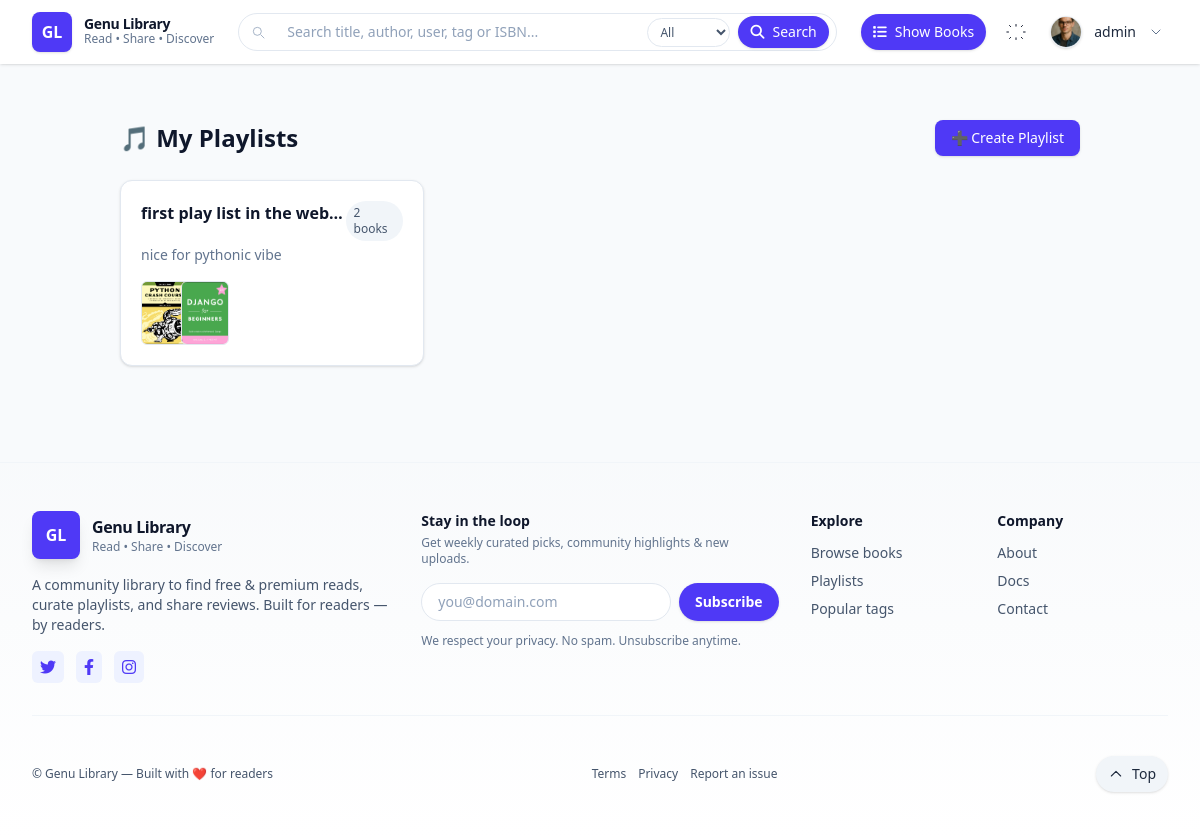
/books/playlists/ (signed in), run on the app's committed database.
### accounts/models.py (models this page shows, shortened)
class ProfileModel(models.Model):
    user = models.OneToOneField(User, on_delete=models.CASCADE, related_name='profile')
    avatar = models.ImageField(upload_to="profiles/", blank=True, null=True)  # profile picture
    name = models.CharField(max_length=100, blank=True)
    age = models.IntegerField(blank=True, null=True)
    balance = models.IntegerField(default=0)
    gender = models.CharField(choices=GENDER_CHOICES, max_length=10, default='o')
    address = models.TextField(blank=True)
    phone = models.CharField(max_length=15, blank=True)
    social_link = models.URLField(blank=True)
    is_varified = models.BooleanField(default=False)

### books/models.py (models this page shows, shortened)
class Playlist(models.Model):
    user = models.ForeignKey(User, on_delete=models.CASCADE, related_name="playlists")
    name = models.CharField(max_length=100)
    description = models.TextField(blank=True)
    books = models.ManyToManyField("Books", related_name="in_playlists", blank=True)
    created_at = models.DateTimeField(auto_now_add=True)

class Books(models.Model):
    uploader = models.ForeignKey(User, on_delete=models.CASCADE)
    title = models.CharField(max_length=100)
    tag = models.ManyToManyField(Tag, blank=True)
    author = models.CharField(max_length=100)
    description = models.CharField(max_length=1000)
    upload_date = models.DateTimeField(auto_now_add=True)
    update_date = models.DateTimeField(auto_now=True)
    slug = models.SlugField(max_length=100, unique=True)
    cover_page = models.ImageField(upload_to="cover_pages/", blank=True, null=True)
    book_file = models.FileField(
        upload_to="books/",
        blank=True,
        null=True
    )
    visibility = models.CharField(max_length=10, choices=VISIBILITY_CHOICES, default="public")
    price = models.IntegerField()

### books/views.py (the view)
# urls.py: path('playlists/', PlaylistListView.as_view(), name='playlist_list'),
class PlaylistListView(LoginRequiredMixin, ListView):
    model = Playlist
    template_name = 'books/playlist_list.html'
    context_object_name = 'playlists'
    def get_queryset(self):
        return Playlist.objects.filter(user=self.request.user).prefetch_related('books')

### books/templates/books/playlist_list.html (shortened to what this page needs)
{% extends "base.html" %}
{% load widget_tweaks %}
{% block content %}
<div class="max-w-5xl mx-auto px-4 sm:px-6 lg:px-8 py-8">
  <div class="flex items-center justify-between mb-6">
    <h1 class="text-2xl font-bold text-slate-900 dark:text-slate-100 flex items-center gap-2">
      🎵 My Playlists
    </h1>
    <a href="{% url 'books:playlist_add' %}"
       class="inline-flex items-center gap-2 px-4 py-2 rounded-lg bg-indigo-600 text-white text-sm font-medium shadow hover:bg-indigo-700">
      ➕ Create Playlist
    </a>
  </div>
  <div class="grid grid-cols-1 sm:grid-cols-2 lg:grid-cols-3 gap-6">
    {% for playlist in playlists %}
      <article class="p-5 rounded-xl border border-slate-200 dark:border-slate-800 bg-white dark:bg-slate-900 shadow-sm hover:shadow-md transition">
        <div class="flex items-start justify-between">
          <h2 class="font-semibold text-slate-900 dark:text-slate-100 truncate">
            <a href="{% url 'books:playlist_detail' playlist.id %}" class="hover:text-indigo-600">
              {{ playlist.name }}
            </a>
          </h2>
          <span class="text-xs px-2 py-1 rounded-full bg-slate-100 dark:bg-slate-700 text-slate-600 dark:text-slate-300">
            {{ playlist.books.count }} books
          </span>
        </div>
        <p class="text-sm text-slate-500 dark:text-slate-400 mt-1 line-clamp-2">
          {{ playlist.description|default:"No description" }}
        </p>
        <div class="mt-4 flex -space-x-2">
          {% for book in playlist.books.all|slice:":5" %}
            {% if book.cover_page %}
              <img src="{{ book.cover_page.url }}" alt="{{ book.title }}"
                   class="w-12 h-16 object-cover rounded-md border border-slate-200 dark:border-slate-700">
            {% else %}
              <div class="w-12 h-16 flex items-center justify-center bg-slate-100 dark:bg-slate-800 text-xs text-slate-400 rounded-md border border-slate-200 dark:border-slate-700">📕</div>
            {% endif %}
          {% empty %}
            <div class="text-xs text-slate-400">Empty</div>
          {% endfor %}
        </div>
      </article>
    {% empty %}
      <div class="col-span-full text-center py-10 text-sm text-slate-500">
        You don’t have any playlists yet.
        <a href="{% url 'books:playlist_add' %}" class="text-indigo-600 hover:underline">Create your first</a>.
      </div>
    {% endfor %}
  </div>
</div>
{% endblock %}

### templates/base.html (shortened to what this page needs)
<!DOCTYPE html>
<html lang="en">
<head>
  <script src="https://cdn.jsdelivr.net/npm/@tailwindcss/browser@4"></script>
  <link href="https://cdnjs.cloudflare.com/ajax/libs/font-awesome/6.4.0/css/all.min.css" rel="stylesheet">
  <link rel="stylesheet" href="https://unpkg.com/boxicons@2.1.2/css/boxicons.min.css" />
</head>
<body class="bg-slate-50 dark:bg-slate-900 text-slate-900 dark:text-slate-100 antialiased">
<header id="site-header" class="bg-white dark:bg-slate-800/60 backdrop-blur sticky top-0 z-50 shadow-sm">
  <div class="site-max mx-auto px-4 sm:px-6 lg:px-8">
    <div class="flex items-center gap-4 justify-between h-16">
      <div class="flex items-center gap-3">
        <a href="{% url 'homepage' %}" class="inline-flex items-center gap-3">
          <div class="w-10 h-10 rounded-lg bg-indigo-600 flex items-center justify-center text-white font-bold shadow">
            GL
          </div>
          <div class="hidden sm:block">
            <div class="text-sm font-extrabold leading-none tracking-tight">Genu Library</div>
            <div class="text-xs text-slate-500 dark:text-slate-300">Read • Share • Discover</div>
          </div>
        </a>
      </div>
      <div class="flex-1 hidden md:flex items-center justify-center px-2">
        <form action="{% url 'books:book_list' %}" method="get" class="w-full max-w-2xl relative" role="search" aria-label="Site search">
          <input id="global-search"
                 name="q"
                 type="search"
                 autocomplete="off"
                 placeholder="Search title, author, user, tag or ISBN..."
                 value="{{ request.GET.q|default:'' }}"
                 data-suggestions-url="{% url 'books:search_suggestions' %}"
                 class="w-full rounded-full border border-slate-200 dark:border-slate-700 bg-white dark:bg-slate-800 pl-12 pr-32 py-2 text-sm text-slate-800 dark:text-slate-100 placeholder:text-slate-400 focus:ring-2 focus:ring-indigo-400 focus:outline-none" />
          <div class="absolute left-3 top-1/2 -translate-y-1/2 text-slate-400 pointer-events-none">
          </div>
          <div class="absolute right-2 top-1/2 -translate-y-1/2 flex items-center gap-2">
            <select name="type"
                    id="search-type"
                    class="hidden sm:block text-xs border border-slate-200 dark:border-slate-700 rounded-full px-2 py-1 bg-white dark:bg-slate-800 text-slate-600 dark:text-slate-300 focus:ring-2 focus:ring-indigo-400"
                    aria-label="Search type">
              <option value="">All</option>
            </select>
            <button type="submit"
                    aria-label="Search"
                    class="inline-flex items-center gap-2 px-3 py-1.5 rounded-full bg-indigo-600 text-white text-sm font-medium shadow hover:bg-indigo-700 focus:outline-none focus-visible:ring-2 focus-visible:ring-indigo-400">
                    <i class="fa-solid fa-magnifying-glass"></i>
              <span class="hidden sm:inline">Search</span>
            </button>
          </div>
        </form>
      </div>
      <div class="flex items-center gap-3">
        {% if user.is_authenticated %}
          <a href="{% url 'books:book_list' %}"
             class="hidden sm:inline-flex items-center gap-2 px-3 py-2 rounded-full bg-indigo-600 hover:bg-indigo-700 text-white text-sm font-medium shadow transition-fast focus:outline-none focus-visible:ring-2 focus-visible:ring-indigo-400"
             title="Add a new book">
             <i class="fa-solid fa-list"></i>
            Show Books
          </a>
        {% endif %}
        <button id="theme-toggle"
                class="p-2 rounded-full hover:bg-slate-100 dark:hover:bg-slate-700 transition-fast focus:outline-none focus-visible:ring-2 focus-visible:ring-indigo-400"
                title="Toggle color theme"
                aria-pressed="false">
          <svg id="icon-sun" class="w-5 h-5" viewBox="0 0 24 24" fill="none" aria-hidden="true"><path d="M12 3v2M12 19v2M4.2 4.2l1.4 1.4M18.4 18.4l1.4 1.4M1 12h2M21 12h2M4.2 19.8l1.4-1.4M18.4 5.6l1.4-1.4" stroke="currentColor" stroke-width="1.2" stroke-linecap="round"/></svg>
        </button>
        {% if user.is_authenticated %}
          <div class="relative" id="user-menu-wrapper">
            <button id="user-menu-button"
                    type="button"
                    aria-haspopup="true"
                    aria-expanded="false"
                    class="flex items-center gap-3 p-1 rounded-full hover:bg-slate-100 dark:hover:bg-slate-700 transition-fast focus:outline-none focus-visible:ring-2 focus-visible:ring-indigo-400">
              {% if user.profile.avatar %}
                <img src="{{ user.profile.avatar.url }}" alt="{{ user.username }}'s avatar"
                     class="w-8 h-8 rounded-full object-cover border border-slate-200 dark:border-slate-600 shadow-sm">
              {% else %}
                <span class="w-8 h-8 rounded-full bg-indigo-100 text-indigo-700 flex items-center justify-center font-semibold">
                  {{ user.username|slice:":1"|upper }}
                </span>
              {% endif %}
              <span class="hidden sm:block text-sm font-medium text-slate-800 dark:text-slate-100">{{ user.username }}</span>
              <svg id="user-menu-chevron" class="w-4 h-4 text-slate-500 transition-transform" viewBox="0 0 24 24" fill="none" aria-hidden="true">
                <path d="M6 9l6 6 6-6" stroke="currentColor" stroke-width="1.5" stroke-linecap="round" stroke-linejoin="round"/>
              </svg>
            </button>
          </div>
        {% endif %}
      </div>
    </div>
  </div>
</header>
  <main class="site-max mx-auto px-4 sm:px-6 lg:px-8 mt-6">
    {% block content %}{% endblock %}
  </main>
<footer class="mt-16 bg-gradient-to-t from-white to-slate-50 dark:from-slate-900 dark:to-slate-800/40 border-t border-slate-100 dark:border-slate-700">
  <div class="site-max mx-auto px-4 sm:px-6 lg:px-8 py-12">
    <div class="grid grid-cols-1 md:grid-cols-3 gap-8 items-start">
      <div class="space-y-4">
        <a href="{% url 'homepage' %}" class="inline-flex items-center gap-3">
          <div class="w-12 h-12 rounded-lg bg-indigo-600 flex items-center justify-center text-white font-extrabold shadow-lg">
            GL
          </div>
          <div>
            <div class="text-base font-extrabold text-slate-900 dark:text-slate-100 tracking-tight">Genu Library</div>
            <div class="text-xs text-slate-500 dark:text-slate-300">Read • Share • Discover</div>
          </div>
        </a>
        <p class="text-sm text-slate-600 dark:text-slate-300 max-w-sm">
          A community library to find free & premium reads, curate playlists, and share reviews. Built for readers — by readers.
        </p>
        <div class="flex items-center gap-3">
          <a href="#" class="inline-flex items-center justify-center p-2 rounded-md bg-indigo-50 text-indigo-600 hover:bg-indigo-100 transition" aria-label="Genu Library on Twitter">
            <i class="fab fa-twitter"></i>
          </a>
          <a href="#" class="inline-flex items-center justify-center p-2 rounded-md bg-indigo-50 text-indigo-600 hover:bg-indigo-100 transition" aria-label="Genu Library on Facebook">
            <i class="fab fa-facebook-f"></i>
          </a>
          <a href="#" class="inline-flex items-center justify-center p-2 rounded-md bg-indigo-50 text-indigo-600 hover:bg-indigo-100 transition" aria-label="Genu Library on Instagram">
            <i class="fab fa-instagram"></i>
          </a>
        </div>
      </div>
      <div class="md:col-span-1">
        <h3 class="text-sm font-semibold text-slate-900 dark:text-slate-100">Stay in the loop</h3>
        <p class="text-xs text-slate-500 dark:text-slate-400 mt-1">Get weekly curated picks, community highlights & new uploads.</p>
        <form id="newsletter-form" class="mt-4 flex gap-2">
          <input id="newsletter-email" name="email" type="email" required
                 placeholder="you@domain.com"
                 class="flex-1 rounded-full border border-slate-200 dark:border-slate-700 bg-white dark:bg-slate-800 px-4 py-2 text-sm placeholder:text-slate-400 focus:ring-2 focus:ring-indigo-400 focus:outline-none"
                 aria-label="Email for newsletter">
          <button type="submit"
                  class="inline-flex items-center gap-2 px-4 py-2 rounded-full bg-indigo-600 text-white text-sm font-semibold shadow hover:bg-indigo-700 focus:outline-none focus-visible:ring-2 focus-visible:ring-indigo-400"
                  aria-label="Subscribe to newsletter">
            Subscribe
          </button>
        </form>
        <p class="mt-3 text-xs text-slate-500 dark:text-slate-400">We respect your privacy. No spam. Unsubscribe anytime.</p>
      </div>
      <div class="grid grid-cols-2 gap-4">
        <div>
          <h4 class="text-sm font-semibold text-slate-900 dark:text-slate-100">Explore</h4>
          <ul class="mt-3 space-y-2 text-sm text-slate-600 dark:text-slate-300">
            <li><a href="{% url 'books:book_list' %}" class="hover:underline">Browse books</a></li>
            <li><a href="{% url 'books:playlist_list' %}" class="hover:underline">Playlists</a></li>
            <li><a href="{% url 'books:book_list' %}?tag=popular" class="hover:underline">Popular tags</a></li>
          </ul>
        </div>
        <div>
          <h4 class="text-sm font-semibold text-slate-900 dark:text-slate-100">Company</h4>
          <ul class="mt-3 space-y-2 text-sm text-slate-600 dark:text-slate-300">
            <li><a href="#" class="hover:underline">About</a></li>
            <li><a href="#" class="hover:underline">Docs</a></li>
            <li><a href="#" class="hover:underline">Contact</a></li>
          </ul>
        </div>
      </div>
    </div>
    <div class="mt-8 border-t border-slate-100 dark:border-slate-700 pt-6"></div>
    <div class="mt-4 flex flex-col sm:flex-row items-center justify-between gap-4">
      <div class="text-xs text-slate-600 dark:text-slate-300">
        © {{ now.year }} Genu Library — Built with <span aria-hidden="true">❤️</span> for readers
      </div>
      <div class="flex items-center gap-3">
        <a href="#" class="text-xs text-slate-600 dark:text-slate-300 hover:underline">Terms</a>
        <a href="#" class="text-xs text-slate-600 dark:text-slate-300 hover:underline">Privacy</a>
        <a href="#" class="text-xs text-slate-600 dark:text-slate-300 hover:underline">Report an issue</a>
      </div>
      <div class="flex items-center justify-end w-full sm:w-auto">
        <button id="back-to-top" type="button"
                class="hidden md:inline-flex items-center gap-2 px-3 py-2 rounded-full bg-slate-100 dark:bg-slate-700 text-slate-800 dark:text-slate-100 text-sm shadow-sm hover:bg-slate-200 focus:outline-none focus-visible:ring-2 focus-visible:ring-indigo-400"
                title="Back to top" aria-label="Scroll back to top">
          <svg class="w-4 h-4" viewBox="0 0 24 24" fill="none" aria-hidden="true"><path d="M5 15l7-7 7 7" stroke="currentColor" stroke-width="1.6" stroke-linecap="round" stroke-linejoin="round"/></svg>
          Top
        </button>
      </div>
    </div>
  </div>
</footer>
</body>
</html>

### templates/base.html (style rules this page uses)
.site-max { max-width: 1200px; }
.transition-fast { transition: all .18s ease-in-out; }

### data on the page
Playlist: name "first play list in the web…", books.count "2", description "nice for pythonic vibe"
Books: cover_page (picture)
Books: cover_page (picture)

### other printed values
{{ user.username }} "admin"
